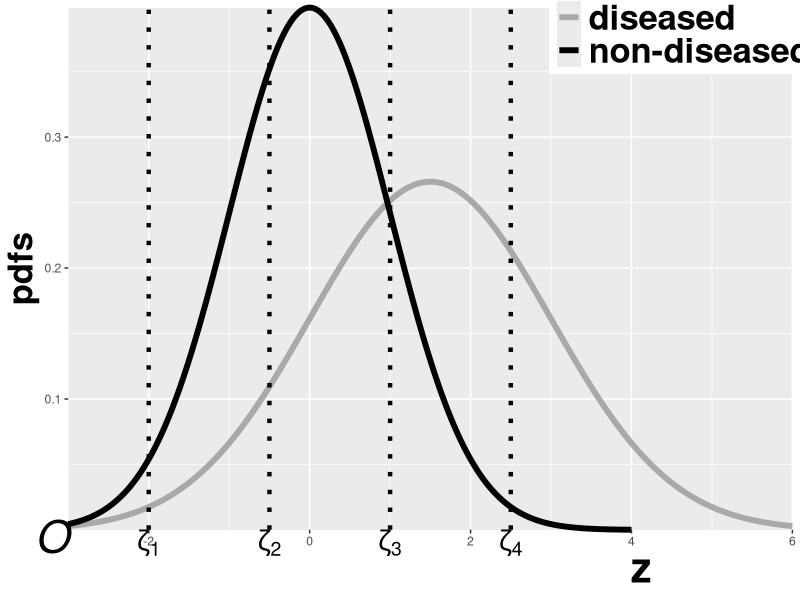
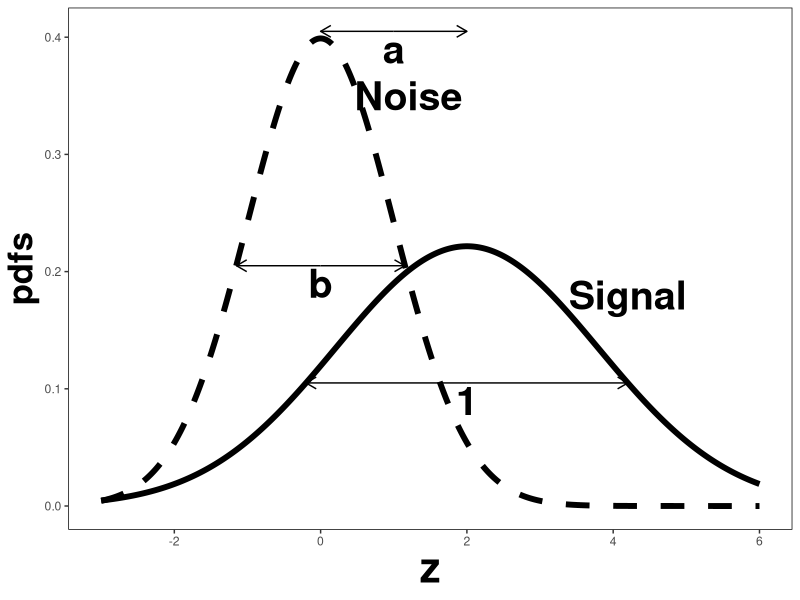
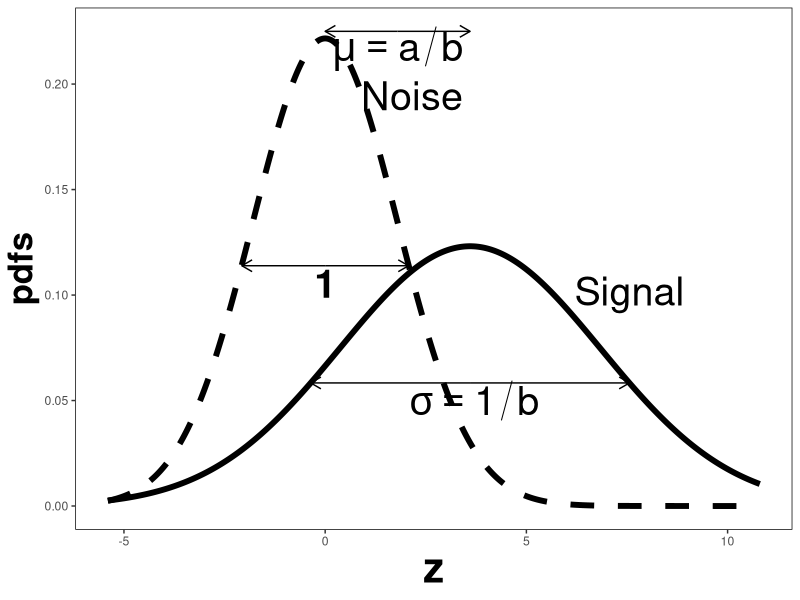

Generate these figures, in order, with R:
## ---- chunk 1
  knitr::opts_chunk$set(
  collapse = TRUE,
  comment = "#>"
  )
  library(kableExtra)
  library(ggplot2)
  library(grid)
## ---- chunk 2
plotROC <- function (mu, sigma, FPF, TPF)
{
  zeta <- seq(- mu - 2,+ mu + 2,0.01)
  fpf <- array(dim = length(zeta))
  tpf <- array(dim = length(zeta))
  for (i in 1:length(zeta)) {
    fpf[i] <- pnorm(-zeta[i])
    tpf[i] <- pnorm((mu -zeta[i])/sigma) 
  }
  curveData <- data.frame(FPF = c(1, fpf, 0), TPF = c(1, tpf, 0))
  pointsData <- data.frame(FPF = FPF, TPF = TPF)
  rocPlot <- ggplot(mapping = aes(x = FPF, y = TPF)) + geom_line(data = curveData) + geom_point(data = pointsData, shape = 1, size = 3)
  print(rocPlot)
}
## ---- chunk 3
mu <- 1.5;sigma <- 1.5

z1 <- seq(-3, 4, by = 0.01)
z2 <- seq(-3, 6, by = 0.01)

Pdf1 <- dnorm(z1)
Pdf2 <- dnorm(z2, mu, sd = sigma)

df <- data.frame(z = c(z1, z2), pdfs = c(Pdf1, Pdf2), 
                 truth = c(rep('non-diseased', length(Pdf1)), rep('diseased', length(Pdf2))), 
                 stringsAsFactors = FALSE)

cut_point <- data.frame(z = c(-2.0, -0.5, 1, 2.5))

rocPdfs <- ggplot(df, aes(x = z, y = pdfs, color = truth)) + 
  geom_line(size = 2) + 
  scale_colour_manual(values=c("darkgrey","black")) + 
  theme(legend.title = element_blank(), legend.position = c(0.85, 0.95), 
        legend.text = element_text(size=25, face = "bold"), 
          axis.title.x = element_text(hjust = 0.8, size = 30,face="bold"),
        axis.title.y = element_text(size = 25,face="bold")) +
  geom_vline(data = cut_point, aes(xintercept = z), linetype = "dotted", size = 1.5) +
  annotation_custom(grob = textGrob(bquote(italic("O")),
                                    gp = gpar(fontsize = 32)), 
                    xmin = -3.2, xmax = -3.2, # adjust the position of "O"
                    ymin = -0.0, ymax = -0.01) +
  scale_x_continuous(expand = c(0, 0)) + 
  scale_y_continuous(expand = c(0, 0))

for (i in 1 : length(cut_point$z)){
  rocPdfs <- rocPdfs +
    annotation_custom(grob = textGrob(bquote(zeta[.(i)]),gp = gpar(fontsize = 20)),
                      xmin = cut_point$z[i], xmax = cut_point$z[i],
                      ymin = -0.01, ymax = -0.01)
}

gt <- ggplot_gtable(ggplot_build(rocPdfs))
gt$layout$clip[gt$layout$name == "panel"] <- "off"
grid.draw(gt)
## ---- chunk 4
mu <- 2
sigma <- 1.8;a <- mu/sigma;b <- 1/sigma
z <- seq(-3, 6, by = 0.01)
y1 <- dnorm(z)
y2 <- dnorm(z, mu, sigma)

y <- data.frame(z = c(z, z), pdfs = c(y1, y2), curves =
                  c(rep("y1", length(y1)), rep("y2", length(y2))))

p1 <- ggplot() + geom_line(data = y, mapping = aes(x = z, y = pdfs, linetype = curves), size = 2) +
  scale_linetype_manual(values = c("dashed", "solid")) + theme_bw() +
  theme(axis.title.y = element_text(size = 25,face="bold"),
        axis.title.x = element_text(size = 30,face="bold")) +
  theme(panel.grid.major = element_blank(), panel.grid.minor = element_blank(),
        panel.border = element_rect(color = "black"), legend.position="none") +
  geom_segment(aes(x = 1, y = 0.405, xend = 0, yend = 0.405),
               arrow = arrow(length = unit(0.3, "cm"))) +
  geom_segment(aes(x = 1, y = 0.405, xend = mu, yend = 0.405),
               arrow = arrow(length = unit(0.3, "cm"))) +
  annotate("text", x = 1, y = 0.39, label = "a", size = 10, fontface = "bold") +
  annotate("text", x = 1.2, y = 0.35, label = "Noise", size = 10, fontface = "bold") +
  geom_segment(aes(x = 0, y = 0.205, xend = 1.15, yend = 0.205),
               arrow = arrow(length = unit(0.3, "cm"))) +
  geom_segment(aes(x = 0, y = 0.205, xend = -1.15, yend = 0.205),
               arrow = arrow(length = unit(0.3, "cm"))) +
  annotate("text", x = 0, y = 0.19, label = "b", size = 10, fontface = "bold") +
  geom_segment(aes(x = 2, y = 0.105, xend = -0.2, yend = 0.105),
               arrow = arrow(length = unit(0.3, "cm"))) +
  geom_segment(aes(x = 2, y = 0.105, xend = 4.2, yend = 0.105),
               arrow = arrow(length = unit(0.3, "cm"))) +
  annotate("text", x = 2, y = 0.09, label = "1", size = 10, fontface = "bold") +
  annotate("text", x = 4.2, y = 0.18, label = "Signal", size = 10, fontface = "bold")
print(p1)

z <- seq(-3*sigma, 6*sigma, by = 0.01)
y1 <- dnorm(z, sd = sigma)
y2 <- dnorm(z, mean = mu*sigma, sd = sigma^2)

y <- data.frame(z = c(z, z), pdfs = c(y1, y2), curves = 
                  c(rep("y1", length(y1)), rep("y2", length(y2))))
p2 <- ggplot() + geom_line(data = y, mapping = aes(x = z, y = pdfs, linetype = curves), size = 2) +
  scale_linetype_manual(values = c("dashed", "solid")) + theme_bw() +
  theme(axis.title.y = element_text(size = 25,face="bold"),
        axis.title.x = element_text(size = 30,face="bold")) +
  theme(panel.grid.major = element_blank(), panel.grid.minor = element_blank(),
        panel.border = element_rect(color = "black"), legend.position="none") + 
  geom_segment(aes(x = 1 * sigma, y = 0.405 / sigma, xend = 0, yend = 0.405 / sigma), 
               arrow = arrow(length = unit(0.3, "cm"))) +
  geom_segment(aes(x = 1 * sigma, y = 0.405 / sigma, xend = mu * sigma, yend = 0.405 / sigma), 
               arrow = arrow(length = unit(0.3, "cm"))) + 
  annotate("text", x = 1 * sigma, y = 0.39 / sigma, label = "mu == a/b", 
           size = 10, fontface = "bold", parse = TRUE) + 
  annotate("text", x = 1.2 * sigma, y = 0.35 / sigma, label = "Noise", 
           size = 10, fontface = "bold", parse = TRUE) + 
  geom_segment(aes(x = 0, y = 0.205 / sigma, xend = 1.15 * sigma, yend = 0.205 / sigma), 
               arrow = arrow(length = unit(0.3, "cm"))) +
  geom_segment(aes(x = 0, y = 0.205 / sigma, xend = -1.15 * sigma, yend = 0.205 / sigma), 
               arrow = arrow(length = unit(0.3, "cm"))) + 
  annotate("text", x = 0, y = 0.19 / sigma, label = "1", size = 10, fontface = "bold") + 
  geom_segment(aes(x = 2 * sigma, y = 0.105 / sigma, xend = -0.2 * sigma, yend = 0.105 / sigma), 
               arrow = arrow(length = unit(0.3, "cm"))) +
  geom_segment(aes(x = 2 * sigma, y = 0.105 / sigma, xend = 4.2 * sigma, yend = 0.105 / sigma), 
               arrow = arrow(length = unit(0.3, "cm"))) + 
  annotate("text", x = 2 * sigma + 0.1, y = 0.09 / sigma, label = "sigma == 1/b", 
           size = 10, fontface = "bold", parse = TRUE) + 
  annotate("text", x = 4.2 * sigma, y = 0.18 / sigma, label = "Signal", 
           size = 10, fontface = "bold", parse = TRUE)
  print(p2)
